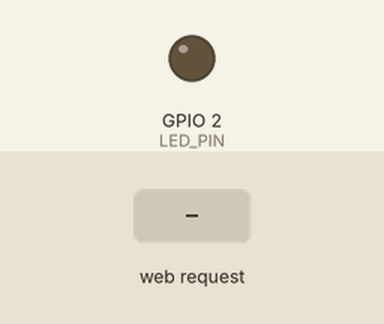
Simulated run of this sketch. Board: ESP32. On the bench: output pins drawn as LEDs (lit = HIGH). The inputs (shaded band) are chosen by the test bench. What the sketch prints to the serial monitor is not drawn.

Above: at 1.2 s.
1.3 s: HTTP request GET /set?brightness=1 received
At 1.6 s:
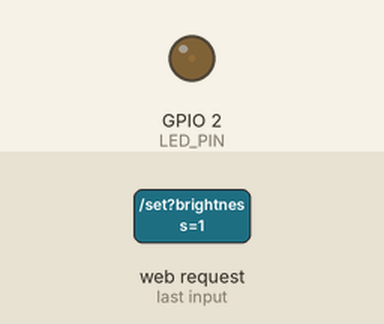
2.8 s: HTTP request GET /set?brightness=120 received
At 3.9 s:
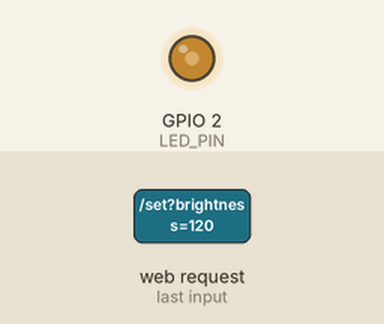
Timing chart, 0 to 5.8 s (numbered marks = the images above; inputs shaded):
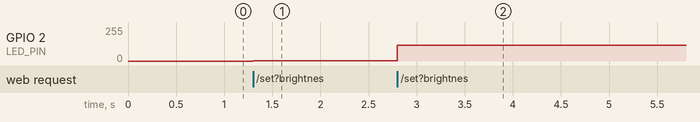

Measured:
- after the input at 1.3 s, GPIO 2 (LED_PIN): 0/255 → 1/255 at once
- after the input at 2.8 s, GPIO 2 (LED_PIN): 1/255 → 120/255 at once

The sketch:

ex07.ino
```cpp
#include <WiFi.h>
#include <WebServer.h>

// ============ WiFi 与 Web 服务器配置 ============
const char* ssid = "ESP32_Dimmer";  // 热点名
const char* password = "12345678";
WebServer server(80);

// ============ 引脚与PWM参数 ============
#define LED_PIN      2
#define PWM_FREQ     5000
#define PWM_RES      8

// ============ 服务器端请求限流 ============
unsigned long lastRequestTime = 0;
const unsigned long MIN_REQUEST_INTERVAL = 10; // 最小请求间隔 (ms)

// ============ 处理根目录 "/" ============
void handleRoot() {
  String html = R"rawliteral(
<!DOCTYPE html>
<html lang="zh-CN">
<head>
  <meta charset="UTF-8">
  <meta name="viewport" content="width=device-width, initial-scale=1.0">
  <title>作业7：无极调光器</title>
  <style>
    .slider { width: 80%; height: 25px; margin: 20px 0; cursor: pointer; }
    #val { font-size: 28px; color: #4CAF50; font-weight: bold; }
    .status { color: #666; font-size: 14px; }
  </style>
</head>
<body style="font-family:Arial; text-align:center; margin-top:50px;">
  <h1>ESP32 Web服务器实验</h1>
  <h2>作业7：优化版无极调光器</h2>
  <p>当前亮度: <span id="val">0</span> / 255</p>
  <input type="range" min="0" max="255" value="0" class="slider" id="mySlider">
  <p class="status">状态: <span id="status">就绪</span></p>

  <script>
    // ============ 客户端防抖 (关键优化) ============
    let debounceTimer;
    const DEBOUNCE_TIME = 50; // 50ms 防抖时间

    function sendBrightness(value) {
      // 更新显示
      document.getElementById('val').textContent = value;

      // 防抖：清除之前的定时器
      clearTimeout(debounceTimer);

      // 设置新的定时器
      debounceTimer = setTimeout(() => {
        // 实际发送请求
        fetch('/set?brightness=' + value)
          .then(response => {
            if (response.ok) {
              document.getElementById('status').textContent = '已更新';
              setTimeout(() => {
                document.getElementById('status').textContent = '就绪';
              }, 500);
            }
          })
          .catch(error => {
            document.getElementById('status').textContent = '连接错误';
          });
      }, DEBOUNCE_TIME);
    }

    // 监听滑动条事件 (优化版)
    const slider = document.getElementById("mySlider");
    slider.addEventListener('input', function() {
      sendBrightness(this.value);
    });

    // 确保拖动结束时发送最终值
    slider.addEventListener('change', function() {
      sendBrightness(this.value);
    });
  </script>
</body>
</html>
)rawliteral";

  server.send(200, "text/html; charset=UTF-8", html);
}

// ============ 处理 "/set" 请求 (带限流) ============
void handleSet() {
  // ============ 服务器端请求限流  ============
  unsigned long now = millis();
  if (now - lastRequestTime < MIN_REQUEST_INTERVAL) {
    server.send(200, "text/plain", "Throttled");
    return;
  }
  lastRequestTime = now;

  // 原有逻辑不变
  if (server.hasArg("brightness")) {
    int brightness = server.arg("brightness").toInt();
    brightness = constrain(brightness, 0, 255);

    ledcWrite(LED_PIN, brightness);
    Serial.print("收到请求，设置亮度: ");
    Serial.println(brightness);

    server.send(200, "text/plain", "OK");
  } else {
    server.send(400, "text/plain", "Bad Request");
  }
}

void setup() {
  Serial.begin(115200);

  // 1. 初始化 PWM
  ledcAttach(LED_PIN, PWM_FREQ, PWM_RES);
  ledcWrite(LED_PIN, 0);

  // 2. 配置 AP 模式
  Serial.println("\n=== 作业7：优化版无极调光器 ===");
  Serial.println("正在启动 WiFi 热点: " + String(ssid));
  WiFi.softAP(ssid, password);

  IPAddress IP = WiFi.softAPIP();
  Serial.print("AP IP 地址: ");
  Serial.println(IP);
  Serial.println("请连接该WiFi，然后在浏览器输入上述IP地址");

  // 3. 配置服务器路由
  server.on("/", HTTP_GET, handleRoot);
  server.on("/set", HTTP_GET, handleSet);

  // 4. 启动服务器
  server.begin();
  Serial.println("HTTP 服务器已启动");
}

void loop() {
  server.handleClient();
}
```
